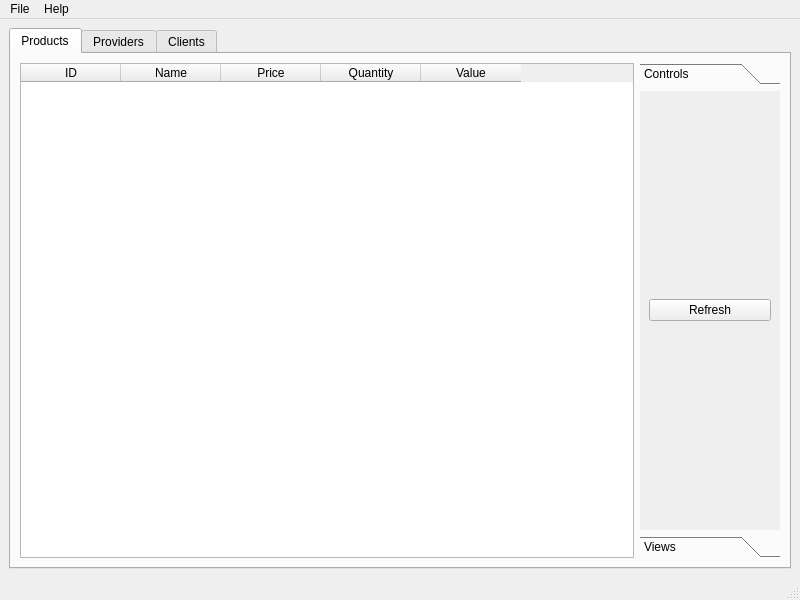
<?xml version="1.0" encoding="UTF-8"?>
<ui version="4.0">
 <class>MainWindow</class>
 <widget class="QMainWindow" name="MainWindow">
  <property name="geometry">
   <rect>
    <x>0</x>
    <y>0</y>
    <width>800</width>
    <height>600</height>
   </rect>
  </property>
  <property name="windowTitle">
   <string>MainWindow</string>
  </property>
  <widget class="QWidget" name="centralwidget">
   <layout class="QVBoxLayout" name="verticalLayout">
    <item>
     <widget class="QTabWidget" name="tabs">
      <property name="currentIndex">
       <number>0</number>
      </property>
      <widget class="QWidget" name="products">
       <attribute name="title">
        <string>Products</string>
       </attribute>
       <layout class="QHBoxLayout" name="horizontalLayout">
        <item>
         <widget class="QTableWidget" name="product_table">
          <property name="horizontalScrollBarPolicy">
           <enum>Qt::ScrollBarAsNeeded</enum>
          </property>
          <property name="sizeAdjustPolicy">
           <enum>QAbstractScrollArea::AdjustToContents</enum>
          </property>
          <property name="autoScroll">
           <bool>true</bool>
          </property>
          <property name="alternatingRowColors">
           <bool>true</bool>
          </property>
          <property name="selectionBehavior">
           <enum>QAbstractItemView::SelectItems</enum>
          </property>
          <property name="textElideMode">
           <enum>Qt::ElideMiddle</enum>
          </property>
          <property name="verticalScrollMode">
           <enum>QAbstractItemView::ScrollPerPixel</enum>
          </property>
          <property name="horizontalScrollMode">
           <enum>QAbstractItemView::ScrollPerPixel</enum>
          </property>
          <property name="sortingEnabled">
           <bool>true</bool>
          </property>
          <attribute name="horizontalHeaderVisible">
           <bool>true</bool>
          </attribute>
          <attribute name="horizontalHeaderMinimumSectionSize">
           <number>31</number>
          </attribute>
          <attribute name="verticalHeaderVisible">
           <bool>false</bool>
          </attribute>
          <column>
           <property name="text">
            <string>ID</string>
           </property>
          </column>
          <column>
           <property name="text">
            <string>Name</string>
           </property>
          </column>
          <column>
           <property name="text">
            <string>Price</string>
           </property>
          </column>
          <column>
           <property name="text">
            <string>Quantity</string>
           </property>
          </column>
          <column>
           <property name="text">
            <string>Value</string>
           </property>
          </column>
         </widget>
        </item>
        <item>
         <widget class="QToolBox" name="products_right_bar">
          <property name="sizePolicy">
           <sizepolicy hsizetype="Minimum" vsizetype="Preferred">
            <horstretch>0</horstretch>
            <verstretch>0</verstretch>
           </sizepolicy>
          </property>
          <property name="minimumSize">
           <size>
            <width>140</width>
            <height>0</height>
           </size>
          </property>
          <property name="maximumSize">
           <size>
            <width>140</width>
            <height>16777215</height>
           </size>
          </property>
          <property name="frameShape">
           <enum>QFrame::NoFrame</enum>
          </property>
          <property name="frameShadow">
           <enum>QFrame::Plain</enum>
          </property>
          <property name="currentIndex">
           <number>0</number>
          </property>
          <widget class="QWidget" name="products_controls">
           <property name="geometry">
            <rect>
             <x>0</x>
             <y>0</y>
             <width>140</width>
             <height>443</height>
            </rect>
           </property>
           <attribute name="label">
            <string>Controls</string>
           </attribute>
           <layout class="QVBoxLayout" name="verticalLayout_2">
            <item>
             <widget class="QPushButton" name="refresh_btn">
              <property name="text">
               <string>Refresh</string>
              </property>
             </widget>
            </item>
           </layout>
          </widget>
          <widget class="QWidget" name="product_views">
           <property name="geometry">
            <rect>
             <x>0</x>
             <y>0</y>
             <width>140</width>
             <height>443</height>
            </rect>
           </property>
           <attribute name="label">
            <string>Views</string>
           </attribute>
           <layout class="QVBoxLayout" name="verticalLayout_3">
            <item>
             <widget class="QLabel" name="products_total">
              <property name="frameShape">
               <enum>QFrame::Box</enum>
              </property>
              <property name="frameShadow">
               <enum>QFrame::Sunken</enum>
              </property>
              <property name="lineWidth">
               <number>2</number>
              </property>
              <property name="midLineWidth">
               <number>0</number>
              </property>
              <property name="text">
               <string>&lt;html&gt;&lt;head/&gt;&lt;body&gt;&lt;p align=&quot;center&quot;&gt;&lt;span style=&quot; font-size:24pt; font-weight:600; color:#000000;&quot;&gt;0&lt;/span&gt;&lt;/p&gt;&lt;/body&gt;&lt;/html&gt;</string>
              </property>
              <property name="textFormat">
               <enum>Qt::AutoText</enum>
              </property>
              <property name="alignment">
               <set>Qt::AlignCenter</set>
              </property>
              <property name="textInteractionFlags">
               <set>Qt::TextSelectableByMouse</set>
              </property>
             </widget>
            </item>
           </layout>
          </widget>
         </widget>
        </item>
       </layout>
      </widget>
      <widget class="QWidget" name="providers">
       <attribute name="title">
        <string>Providers</string>
       </attribute>
      </widget>
      <widget class="QWidget" name="clients">
       <attribute name="title">
        <string>Clients</string>
       </attribute>
      </widget>
     </widget>
    </item>
   </layout>
  </widget>
  <widget class="QMenuBar" name="menubar">
   <property name="geometry">
    <rect>
     <x>0</x>
     <y>0</y>
     <width>800</width>
     <height>21</height>
    </rect>
   </property>
   <widget class="QMenu" name="menuFile">
    <property name="title">
     <string>File</string>
    </property>
    <addaction name="actionExit"/>
   </widget>
   <widget class="QMenu" name="menuHelp">
    <property name="title">
     <string>Help</string>
    </property>
   </widget>
   <addaction name="menuFile"/>
   <addaction name="menuHelp"/>
  </widget>
  <widget class="QStatusBar" name="statusbar"/>
  <action name="actionExit">
   <property name="text">
    <string>Exit</string>
   </property>
  </action>
 </widget>
 <resources/>
 <connections/>
</ui>
